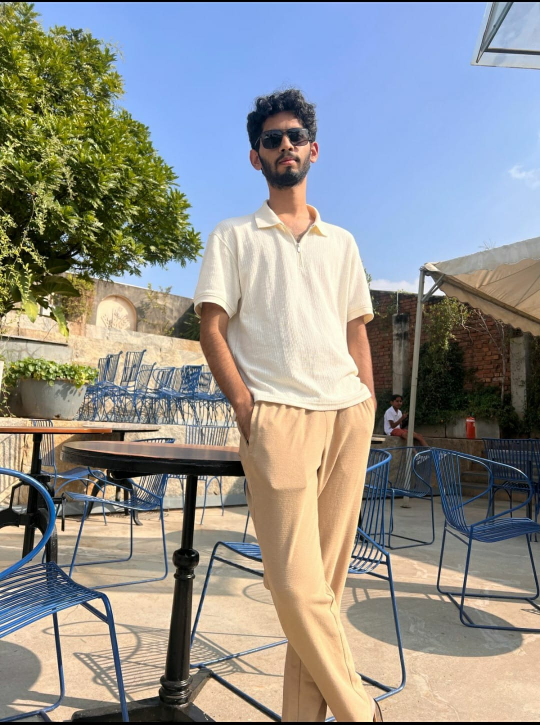
#> input picture change.jpg.jpeg, 1080 x 1449 px (shown at 1/2 size)
$ python crop_image.py
#> lines starting #> are read from the running program, lines starting #| are printed output that depends on the picture
from PIL import Image, ImageDraw

def create_circular_image(input_path, output_path, target_size=(400, 400)):
    # Open the image
#> called with input_path = 'change.jpg.jpeg', output_path = 'profile-pic.png', target_size = (400, 400)
    img = Image.open(input_path).convert("RGBA")

    # Calculate dimensions for a square crop from the center
    width, height = img.size
#> width = 1080; height = 1449
    min_dim = min(width, height)
#> min_dim = 1080
    left = (width - min_dim) // 2
#> left = 0
    top = (height - min_dim) // 4  # Slightly offset to the top for a headshot
#> top = 92
    right = (width + min_dim) // 2
#> right = 1080
    bottom = top + min_dim
#> bottom = 1172

    # Crop to square
    img = img.crop((left, top, right, bottom))
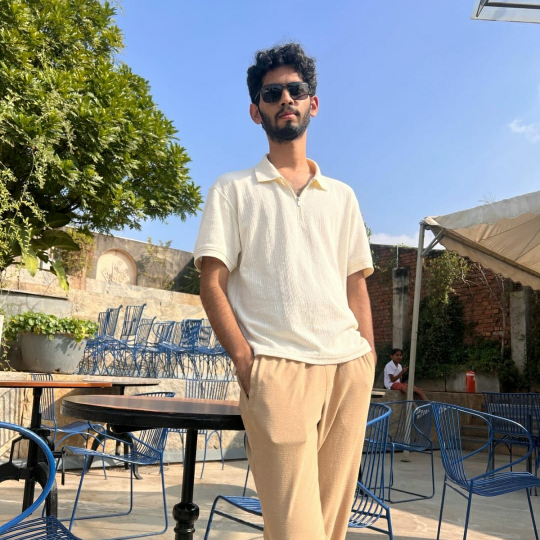
#> img: PIL image 1080x1080 RGBA (shown at 1/2 size); mean R, G, B, A 139.3, 141, 137, 255

    # Resize to target size for consistency
    img = img.resize(target_size, Image.Resampling.LANCZOS)
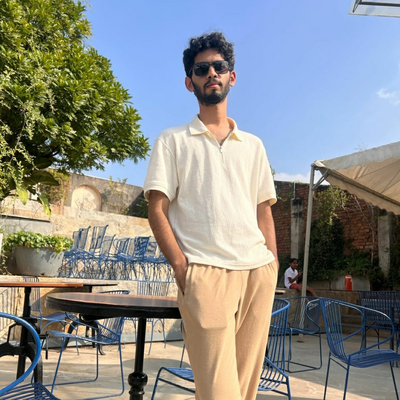
#> img: PIL image 400x400 RGBA; mean R, G, B, A 139.2, 141, 137.1, 255

    # Create a circular mask
    mask = Image.new("L", target_size, 0)
#> mask: PIL image 400x400 L; every value is 0
    draw = ImageDraw.Draw(mask)
    draw.ellipse((0, 0, target_size[0], target_size[1]), fill=255)

    # Apply the mask to the image
    circular_img = Image.new("RGBA", target_size, (0, 0, 0, 0))
#> circular_img: PIL image 400x400 RGBA; every value is 0
    circular_img.paste(img, (0, 0), mask=mask)
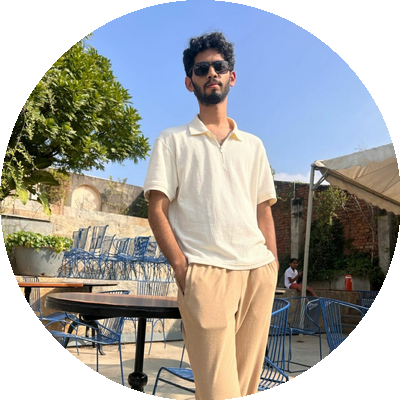
#> circular_img: PIL image 400x400 RGBA; mean R, G, B, A 113, 113, 109.7, 201.1; transparent parts drawn white

    # Add a professional white border
    border_width = 8
    border_img = Image.new("RGBA", (target_size[0] + 2*border_width, target_size[1] + 2*border_width), (0, 0, 0, 0))
#> border_img: PIL image 416x416 RGBA; every value is 0
    draw_border = ImageDraw.Draw(border_img)
    draw_border.ellipse((0, 0, border_img.width, border_img.height), fill=(255, 255, 255, 255))

    # Paste the circular image onto the border background
    border_img.paste(circular_img, (border_width, border_width), mask=circular_img)
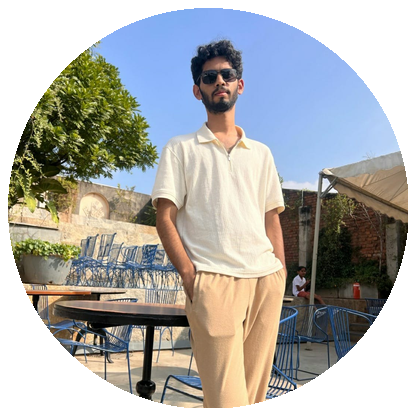
#> border_img: PIL image 416x416 RGBA; mean R, G, B, A 119.6, 119.6, 116.5, 201.1; transparent parts drawn white

    # Save as PNG to preserve transparency
    border_img.save(output_path, "PNG")

# Apply to the profile images
create_circular_image("change.jpg.jpeg", "profile-pic.png")
create_circular_image("change.jpg.jpeg", "about-pic.png")

print("Successfully cropped and formatted images!")
